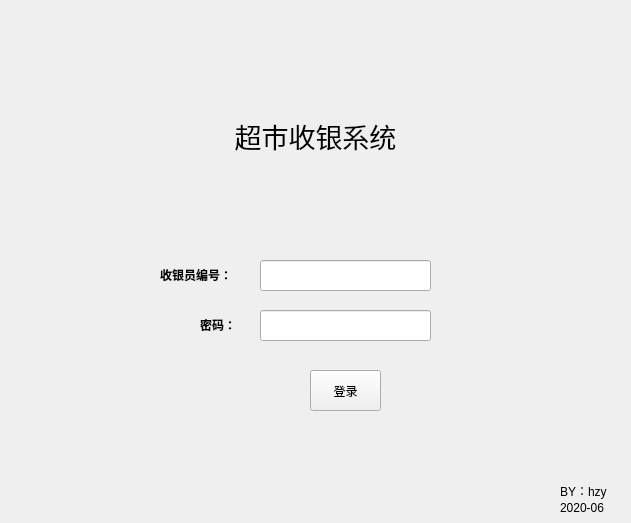
<?xml version="1.0" encoding="UTF-8"?>
<ui version="4.0">
 <class>Login_Widget</class>
 <widget class="QWidget" name="Login_Widget">
  <property name="geometry">
   <rect>
    <x>0</x>
    <y>0</y>
    <width>631</width>
    <height>523</height>
   </rect>
  </property>
  <property name="minimumSize">
   <size>
    <width>631</width>
    <height>523</height>
   </size>
  </property>
  <property name="maximumSize">
   <size>
    <width>631</width>
    <height>523</height>
   </size>
  </property>
  <property name="windowTitle">
   <string>登录界面</string>
  </property>
  <property name="windowIcon">
   <iconset resource="images.qrc">
    <normaloff>:/new/prefix1/b.png</normaloff>:/new/prefix1/b.png</iconset>
  </property>
  <property name="styleSheet">
   <string notr="true"/>
  </property>
  <widget class="QPushButton" name="login_pushButton">
   <property name="geometry">
    <rect>
     <x>310</x>
     <y>370</y>
     <width>71</width>
     <height>41</height>
    </rect>
   </property>
   <property name="styleSheet">
    <string notr="true">font: 10pt &quot;黑体&quot;;
</string>
   </property>
   <property name="text">
    <string>登录</string>
   </property>
   <property name="iconSize">
    <size>
     <width>51</width>
     <height>51</height>
    </size>
   </property>
  </widget>
  <widget class="QLabel" name="label">
   <property name="geometry">
    <rect>
     <x>160</x>
     <y>260</y>
     <width>91</width>
     <height>31</height>
    </rect>
   </property>
   <property name="text">
    <string>&lt;html&gt;&lt;head/&gt;&lt;body&gt;&lt;p align=&quot;justify&quot;&gt;&lt;span style=&quot; font-weight:600;&quot;&gt;收银员编号：&lt;/span&gt;&lt;/p&gt;&lt;/body&gt;&lt;/html&gt;</string>
   </property>
  </widget>
  <widget class="QLabel" name="label_2">
   <property name="geometry">
    <rect>
     <x>200</x>
     <y>310</y>
     <width>51</width>
     <height>31</height>
    </rect>
   </property>
   <property name="text">
    <string>&lt;html&gt;&lt;head/&gt;&lt;body&gt;&lt;p align=&quot;justify&quot;&gt;&lt;span style=&quot; font-weight:600;&quot;&gt;密码：&lt;/span&gt;&lt;/p&gt;&lt;/body&gt;&lt;/html&gt;</string>
   </property>
  </widget>
  <widget class="QLineEdit" name="ID_lineEdit">
   <property name="geometry">
    <rect>
     <x>260</x>
     <y>260</y>
     <width>171</width>
     <height>31</height>
    </rect>
   </property>
   <property name="styleSheet">
    <string notr="true"/>
   </property>
  </widget>
  <widget class="QLineEdit" name="pswd_lineEdit_2">
   <property name="geometry">
    <rect>
     <x>260</x>
     <y>310</y>
     <width>171</width>
     <height>31</height>
    </rect>
   </property>
   <property name="styleSheet">
    <string notr="true"/>
   </property>
  </widget>
  <widget class="QLabel" name="label_3">
   <property name="geometry">
    <rect>
     <x>180</x>
     <y>70</y>
     <width>271</width>
     <height>131</height>
    </rect>
   </property>
   <property name="font">
    <font>
     <family>方正舒体</family>
     <pointsize>20</pointsize>
    </font>
   </property>
   <property name="styleSheet">
    <string notr="true"/>
   </property>
   <property name="text">
    <string>超市收银系统</string>
   </property>
   <property name="alignment">
    <set>Qt::AlignCenter</set>
   </property>
  </widget>
  <widget class="QLabel" name="label_4">
   <property name="geometry">
    <rect>
     <x>560</x>
     <y>480</y>
     <width>72</width>
     <height>21</height>
    </rect>
   </property>
   <property name="text">
    <string>BY：hzy</string>
   </property>
  </widget>
  <widget class="QLabel" name="label_5">
   <property name="geometry">
    <rect>
     <x>560</x>
     <y>500</y>
     <width>72</width>
     <height>15</height>
    </rect>
   </property>
   <property name="text">
    <string>2020-06</string>
   </property>
  </widget>
 </widget>
 <resources>
  <include location="images.qrc"/>
 </resources>
 <connections/>
</ui>
